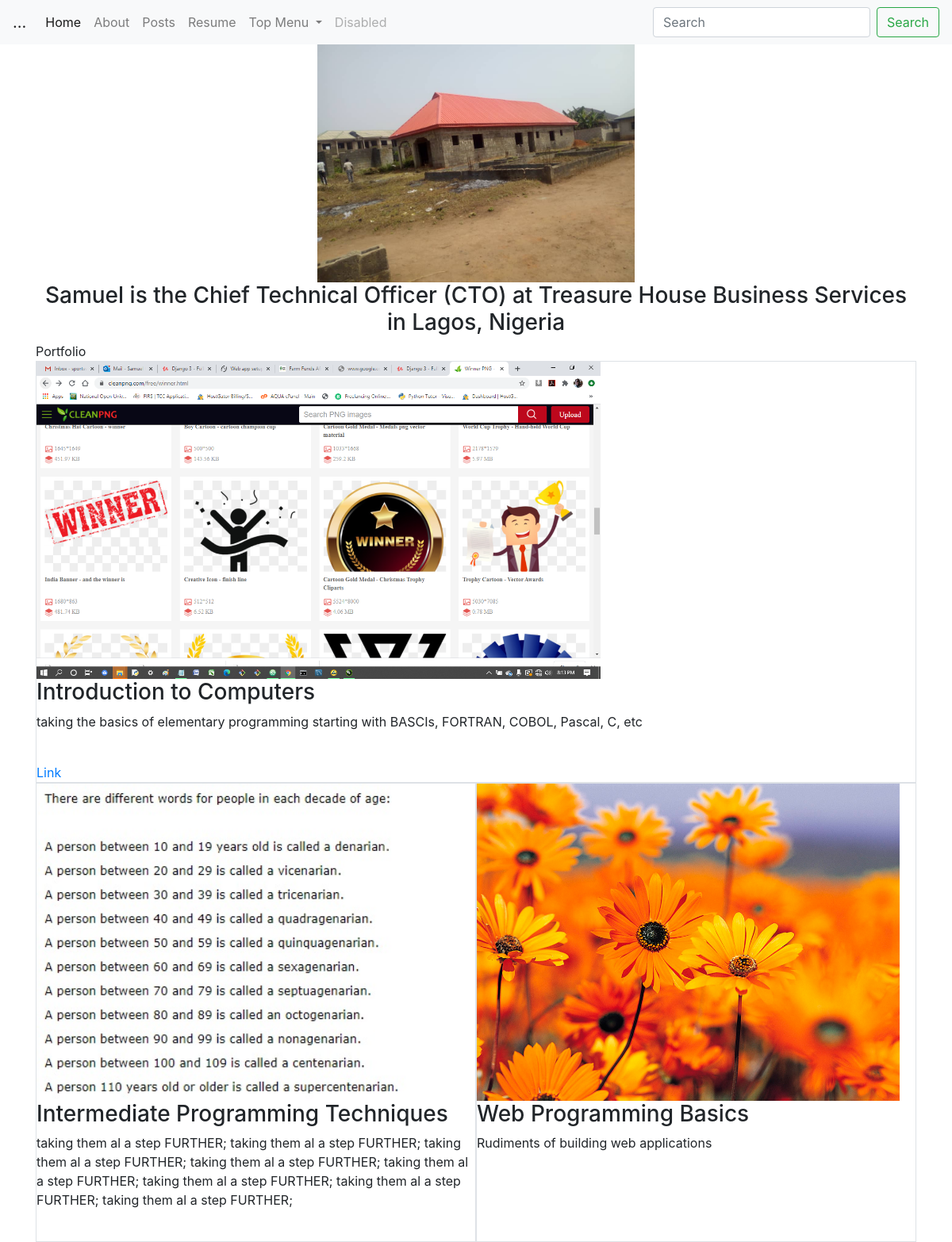
The page / on the database its author committed.
### portfolio/models.py (models this page shows, shortened)
class Project(models.Model):
    title= models.CharField(max_length=100)
    description= models.CharField(max_length=250)
    image= models.ImageField(upload_to="portfolio/images")
    url=models.URLField(blank=True)

### portfolio/views.py (the view)
# urls.py: 2. Add a URL to urlpatterns:  path('', views.home, name='home')
def home(request):
    projects = Project.objects.all()
    return render(request,"portfolio/home.html", {'projects':projects})# Create your views here.

### portfolio/templates/portfolio/home.html
{% extends 'portfolio/base.html' %}
{% block content %}
    {% load static %}
    <div class="container">
    <div class="row" style="text-align:center;">
      <div class="col-sm-12">
    <img src="{% static 'portfolio/project1.jpeg' %}" width="400px">
      </div>
      </div>
      <div class="row" style="text-align:center;" >
        <div class="col-sm-12" >
      <h3>Samuel is the Chief Technical Officer (CTO) at Treasure House Business Services in Lagos, Nigeria</h3>
      </div>
      </div>
Portfolio
      <div class="row no-gutters">
    {% for project in projects %}
      <div class="col-sm border">
      <img src="{{ project.image.url }}" height="400px">
      <h3>{{ project.title }}</h3>
      <p>{{ project.description }}</p>
      <br>
        {% if project.url %}
          <a href="{{ project.url }}">Link</a>
        {%endif%}
      </div>
    {% endfor %}
      </div>
    </div>
{% endblock %}

### portfolio/templates/portfolio/base.html (shortened to what this page needs)
<!doctype html>
<html lang="en">
  <head>
    {% load static %}
    <link rel="stylesheet" href="https://stackpath.bootstrapcdn.com/bootstrap/4.5.2/css/bootstrap.min.css">
  </head>
  <body>
    <nav class="navbar navbar-expand-lg navbar-light bg-light">
  <a class="navbar-brand" href="#">...</a>
  <div class="collapse navbar-collapse" id="navbarSupportedContent">
    <ul class="navbar-nav mr-auto">
      <li class="nav-item active">
        <a class="nav-link" href="{% url 'home' %}">Home <span class="sr-only">(current)</span></a>
      </li>
      <li class="nav-item">
        <a class="nav-link" href="#">About</a>
      </li>
      <li class="nav-item">
        <a class="nav-link" href="{% url 'post:all_posts' %}">Posts</a>
      </li>
      <li class="nav-item">
        <a class="nav-link" href="{% static 'portfolio/YFG 2020.pdf' %}">Resume</a>
      </li>
      <li class="nav-item dropdown">
        <a class="nav-link dropdown-toggle" href="#" id="navbarDropdown" role="button" data-toggle="dropdown" aria-haspopup="true" aria-expanded="false">
          Top Menu
        </a>
      </li>
      <li class="nav-item">
        <a class="nav-link disabled" href="#" tabindex="-1" aria-disabled="true">Disabled</a>
      </li>
    </ul>
    <form class="form-inline my-2 my-lg-0">
      <input class="form-control mr-sm-2" type="search" placeholder="Search" aria-label="Search">
      <button class="btn btn-outline-success my-2 my-sm-0" type="submit">Search</button>
    </form>
  </div>
</nav>
{% block content %}{% endblock %}
  </body>
</html>

### rows shown on the page
Project: image (picture), title "Introduction to Computers", description "taking the basics of elementary programming starting with BASCIs, FORTRAN, COBOL, Pascal, C, etc"
Project: image (picture), title "Intermediate Programming Techniques", description "taking them al a step FURTHER; taking them al a step FURTHER; taking them al a step FURTHER; taking them al a step FURTHER; taking them al a step FURTHER; taking them al a step FURTHER; taking them al a step FURTHER; taking them al a step FURTHER;"
Project: image (picture), title "Web Programming Basics", description "Rudiments of building web applications"
